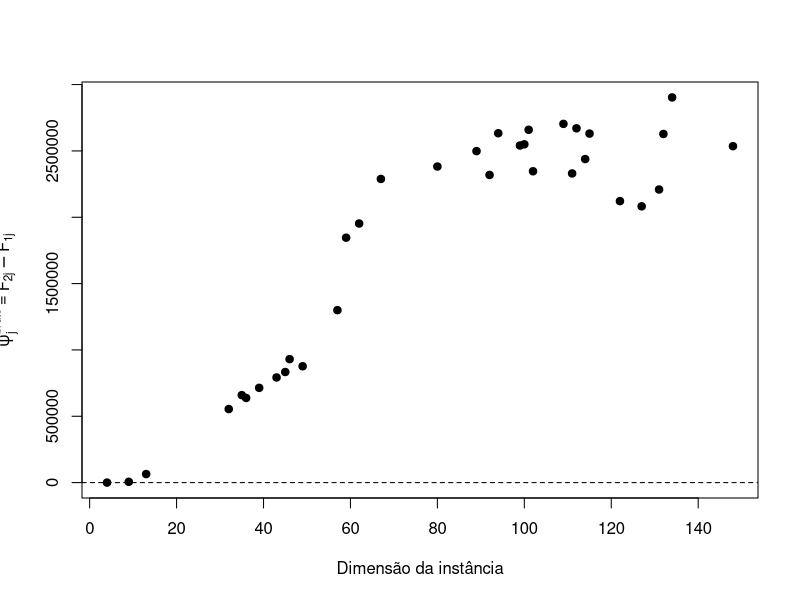
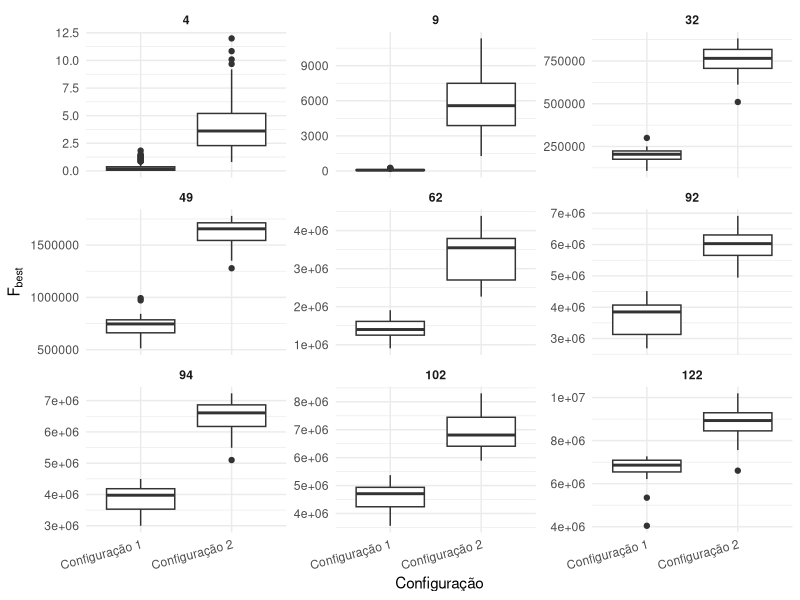
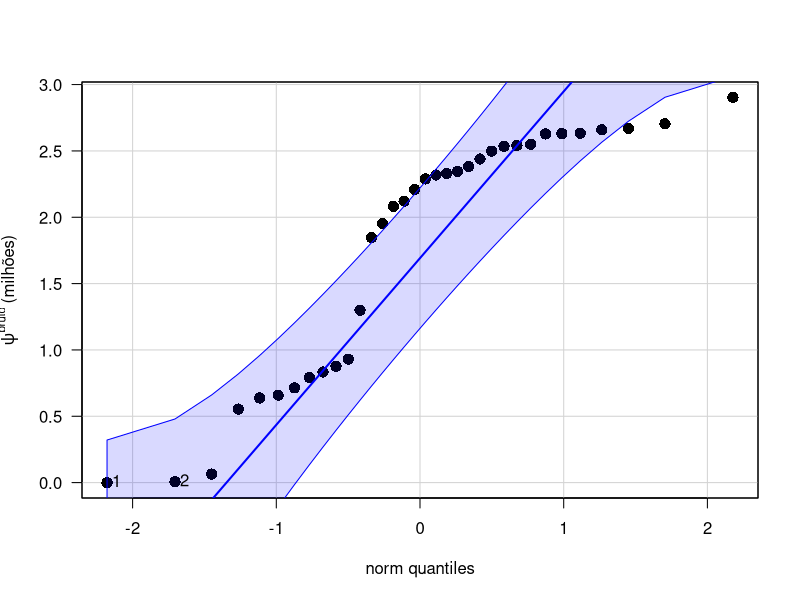
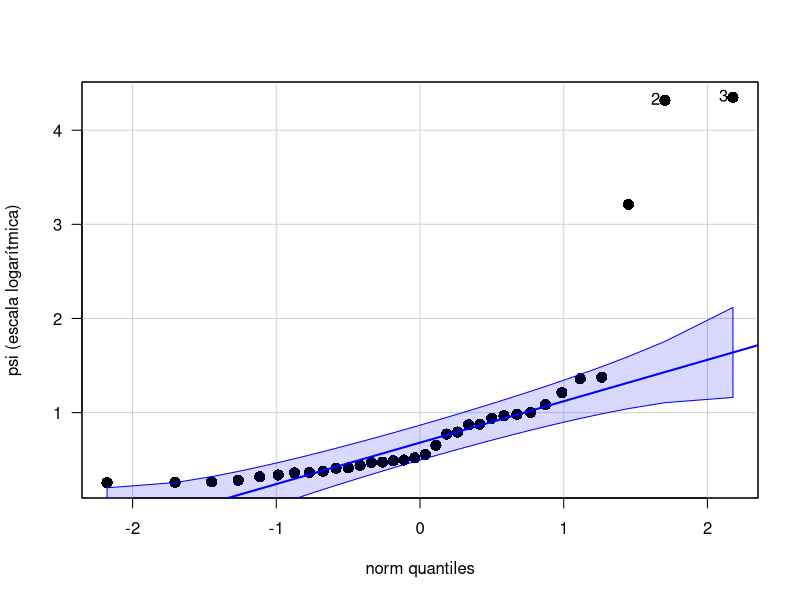
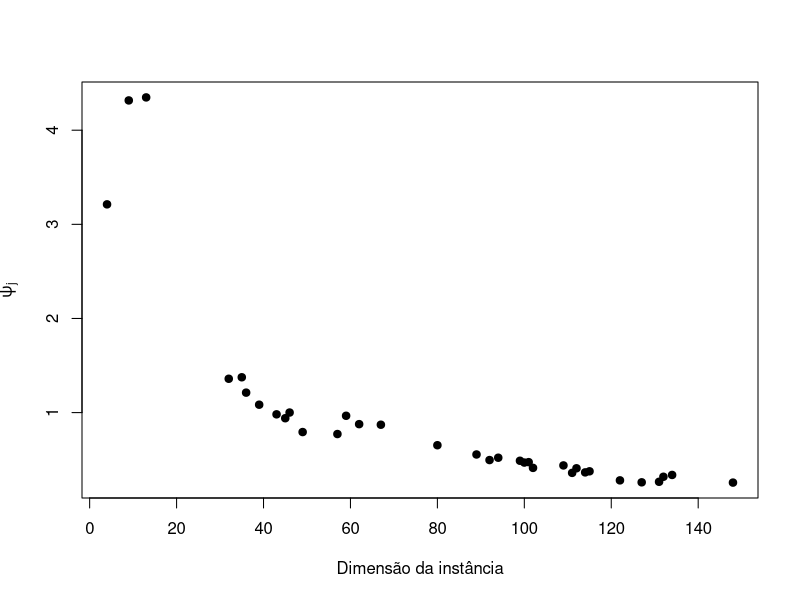
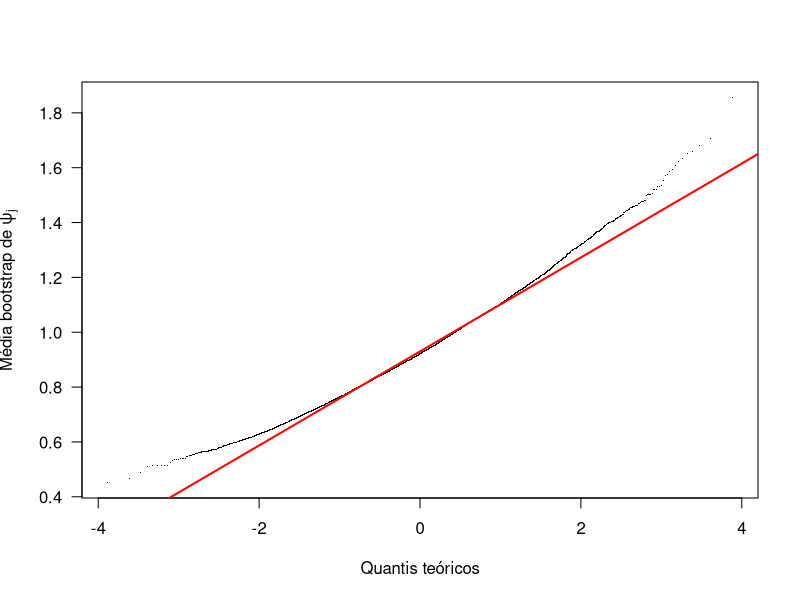

Generate these figures, in order, with R:
## ---- chunk 1
power.t.test(delta = 0.5, sd = 1, sig.level = 0.05, power = 0.8,
             type = "paired", alternative = "two.sided")
## ---- chunk 2
# Sorteio feito em ec03_experimento.R com set.seed(2026) e salvo em dims_ec03.csv
dims <- sort(read.csv("dims_ec03.csv")$dim)

cat("**Dimensões selecionadas:** ", paste(dims, collapse = ", "), ".")
## ---- chunk 3
pil       <- read.csv("piloto_ec03.csv", sep = ";")
sigma_pil <- sd(pil$psi)
se_star   <- sqrt(0.1) * sigma_pil
fv <- function(x, d = 3) gsub(".", "{,}", sprintf(paste0("%.", d, "f"), x), fixed = TRUE)
## ---- chunk 4

# Leitura dos dados brutos
res <- read.csv("dados_ec03.csv",
                sep = ";", dec = ".", header = TRUE)

# Média e número de repetições por dimensão e configuração
estatisticas <- aggregate(
  Fbest ~ dim + config,
  data = res,
  FUN = function(x) c(media = mean(x), n = length(x))
)

medias <- data.frame(
  dim    = estatisticas$dim,
  config = estatisticas$config,
  media  = estatisticas$Fbest[, "media"],
  n      = estatisticas$Fbest[, "n"]
)

media1 <- subset(medias, config == 1, select = c(dim, media, n))
media2 <- subset(medias, config == 2, select = c(dim, media, n))
names(media1) <- c("dim", "media1", "n1")
names(media2) <- c("dim", "media2", "n2")

diferencas <- merge(media1, media2, by = "dim")

# Diferença: Configuração 2 - Configuração 1 (escala original)
diferencas$psi_bruto <- diferencas$media2 - diferencas$media1
diferencas <- diferencas[order(diferencas$dim), ]
## ---- chunk 5
plot(
  x = diferencas$dim,
  y = diferencas$psi_bruto,
  xlab = "Dimensão da instância",
  ylab = expression(psi[j]^{bruto} == bar(F)[2*j] - bar(F)[1*j]),
  pch = 19
)
abline(h = 0, lty = 2)
## ---- chunk 6
set.seed(1)

dims_expl <- sort(sample(dims, size = 9, replace = FALSE))


cat("**Dimensões selecionadas para a análise exploratória:** ",
    paste(dims_expl, collapse = ", "), ".")

## ---- chunk 7

library(ggplot2)

res_expl <- subset(res, dim %in% dims_expl)

res_expl$config <- factor(
  res_expl$config,
  levels = c(1, 2),
  labels = c("Configuração 1", "Configuração 2")
)

ggplot(res_expl, aes(x = config, y = Fbest)) +
  geom_boxplot() +
  facet_wrap(~ dim, scales = "free_y") +
  labs(
    x = "Configuração",
    y = expression(F[best])
  ) +
  theme_minimal() +
  theme(
    strip.text = element_text(face = "bold"),
    axis.text.x = element_text(angle = 15, hjust = 1)
  )
## ---- chunk 8
sw_bruto <- shapiro.test(diferencas$psi_bruto)
# p-valor: "< 0,001" quando muito pequeno
fp <- function(p) if (p < 0.001) "< 0{,}001" else paste("=", gsub(".", "{,}", sprintf("%.3f", p), fixed = TRUE))
## ---- chunk 9
invisible(
car::qqPlot(diferencas$psi_bruto / 1e6,
            id = TRUE,
            ylab = expression(psi^{bruto}~"(milhões)"),
            cex = 1.5,
            pch = 16,
            las = 1)
)
## ---- chunk 10
res$log_Fbest <- log(res$Fbest)

medias_log <- aggregate(log_Fbest ~ dim + config, data = res, FUN = mean)

m1 <- subset(medias_log, config == 1, select = c(dim, log_Fbest))
m2 <- subset(medias_log, config == 2, select = c(dim, log_Fbest))
names(m1)[2] <- "Y1"
names(m2)[2] <- "Y2"

diferencas_log <- merge(m1, m2, by = "dim")
diferencas_log$psi <- diferencas_log$Y2 - diferencas_log$Y1
diferencas_log <- diferencas_log[order(diferencas_log$dim), ]

sw_log   <- shapiro.test(diferencas_log$psi)
extremos <- order(diferencas_log$psi, decreasing = TRUE)[1:3]
## ---- chunk 11
invisible(
  car::qqPlot(diferencas_log$psi,
              id = TRUE,
              ylab = "psi (escala logarítmica)",
              cex = 1.5,
              pch = 16,
              las = 1)
)
## ---- chunk 12
plot(
  x = diferencas_log$dim,
  y = diferencas_log$psi,
  xlab = "Dimensão da instância",
  ylab = expression(psi[j]),
  pch = 19
)
abline(h = 0, lty = 2)
## ---- chunk 13
alpha  <- 0.05
d_star <- 0.5

psi   <- diferencas_log$psi
N     <- length(psi)
psi_m <- mean(psi)
psi_s <- sd(psi)

# número com vírgula decimal, para uso em modo matemático
fm <- function(x, d = 2) gsub(".", "{,}", sprintf(paste0("%.", d, "f"), x), fixed = TRUE)
# porcentagem inteira
fpct <- function(x) paste0(round(100 * x), "\\%")
## ---- chunk 14
teste_t <- t.test(diferencas_log$Y2, diferencas_log$Y1, paired = TRUE,
                  alternative = "two.sided", conf.level = 1 - alpha)
## ---- chunk 15
set.seed(2026)
media_boot <- replicate(9999, mean(sample(psi, N, replace = TRUE)))
ic_boot    <- quantile(media_boot, c(alpha / 2, 1 - alpha / 2))

qqnorm(media_boot, pch = ".", las = 1, main = "",
       xlab = "Quantis teóricos", ylab = expression("Média bootstrap de " * psi[j]))
qqline(media_boot, col = "red", lwd = 2)
## ---- chunk 16
n_sinal <- sum(psi != 0)
r_sinal <- sum(psi > 0)
p_sinal <- min(1, 2 * pbinom(min(r_sinal, n_sinal - r_sinal), n_sinal, prob = 0.5))
## ---- chunk 17
teste_w <- suppressWarnings(wilcox.test(diferencas_log$Y2, diferencas_log$Y1, paired = TRUE,
                                        alternative = "two.sided", conf.int = TRUE,
                                        conf.level = 1 - alpha))
## ---- chunk 18
ic_t   <- teste_t$conf.int
t_crit <- qt(1 - alpha / 2, df = N - 1)
d_hat  <- psi_m / psi_s
razao    <- exp(psi_m)
razao_ic <- exp(ic_t)
## ---- chunk 19
t_sem   <- t.test(psi[-extremos], mu = 0, conf.level = 1 - alpha)
razao_s <- exp(unname(t_sem$estimate))
rho     <- cor(diferencas_log$dim, psi, method = "spearman")
razao_min <- exp(min(psi)); razao_max <- exp(max(psi))
## ---- chunk 20
pot <- power.t.test(n = N, delta = d_star, sd = 1, sig.level = alpha,
                    type = "paired", alternative = "two.sided")$power
## ---- chunk 21
knitr::kable(
  diferencas,
  digits = 1,
  format.args = list(decimal.mark = ",", big.mark = "."),
  col.names = c("Dim.", "Média Config. 1", "n1",
                "Média Config. 2", "n2", "Dif. (psi bruto)"),
  caption = "Desempenho médio (escala original) e número de repetições por instância."
)
## ---- chunk 22
tab_inst <- read.csv("tabela_instancias_ec03.csv")
tab_inst$atingiu <- ifelse(tab_inst$bateu_nmax, "não", "sim")
knitr::kable(
  tab_inst[, c("dim", "psi", "se", "n1", "n2", "atingiu")],
  digits = 3,
  format.args = list(decimal.mark = ","),
  col.names = c("Dim.", "psi (log)", "Erro padrão", "n1", "n2", "Atingiu se*"),
  caption = "Resultado do procedimento de amostragem por instância: diferença em escala logarítmica, seu erro padrão, número de execuções de cada configuração e se o alvo de precisão foi atingido."
)
